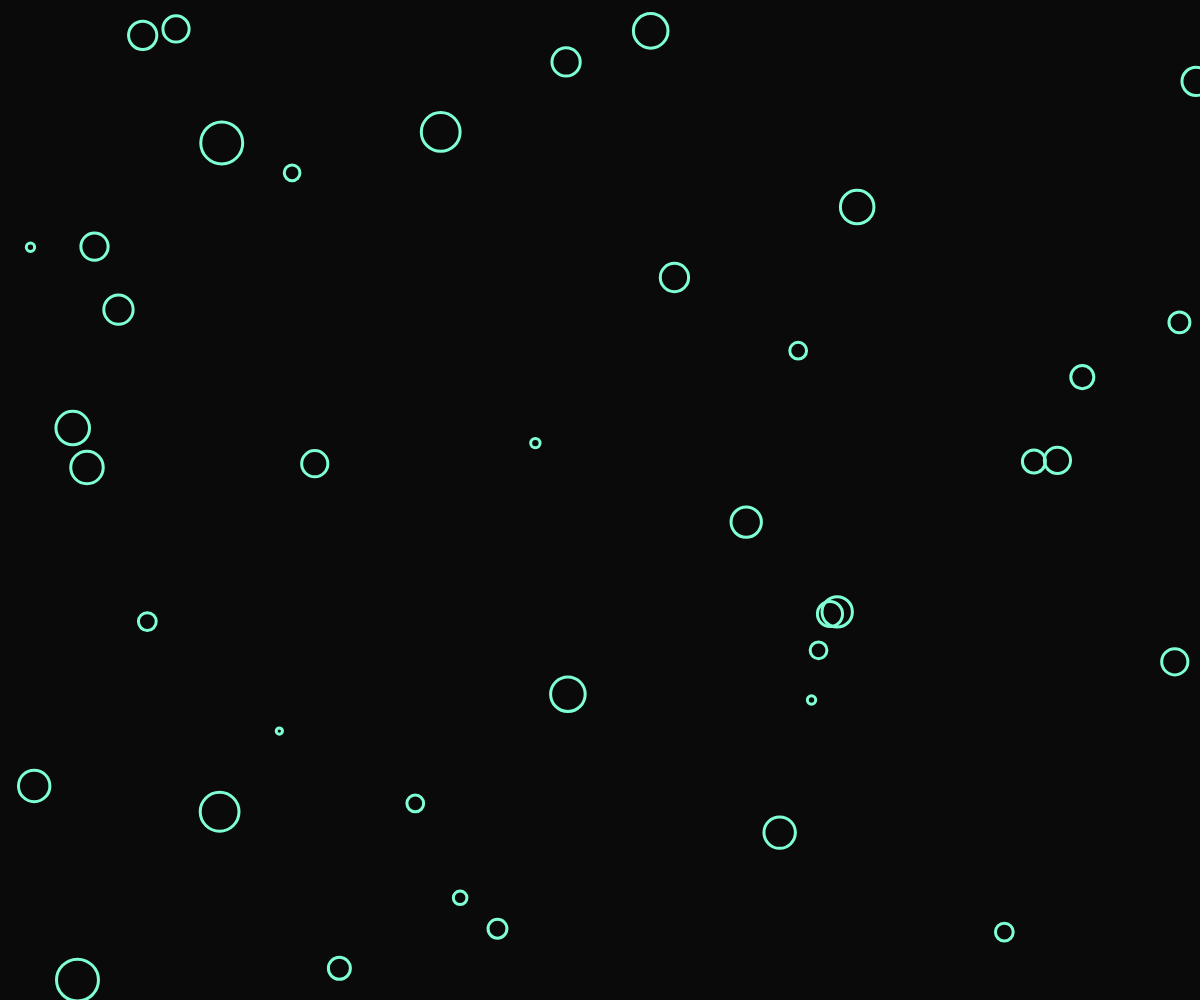
Frame 1 (no input)
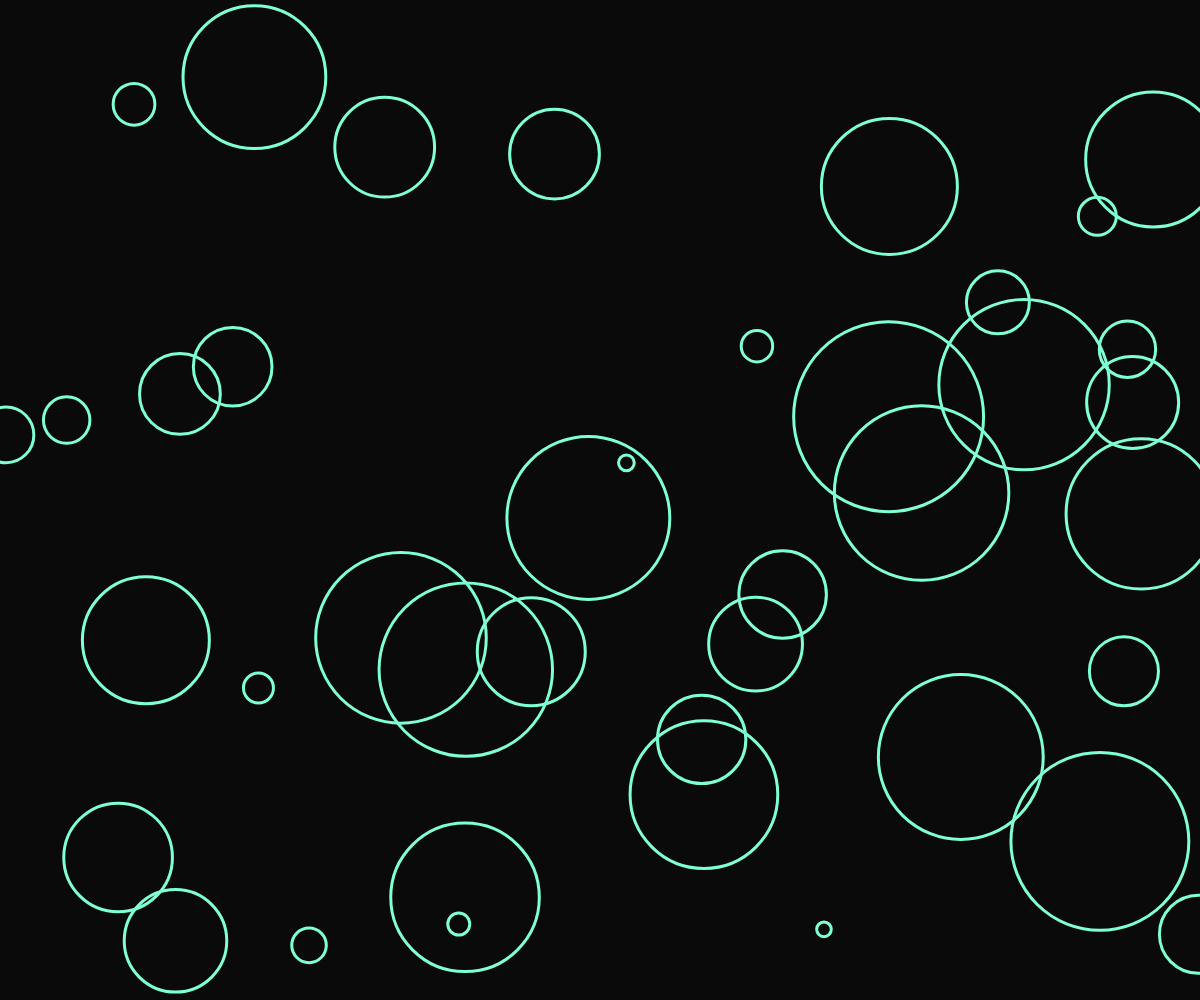
Frame 60 (no input)
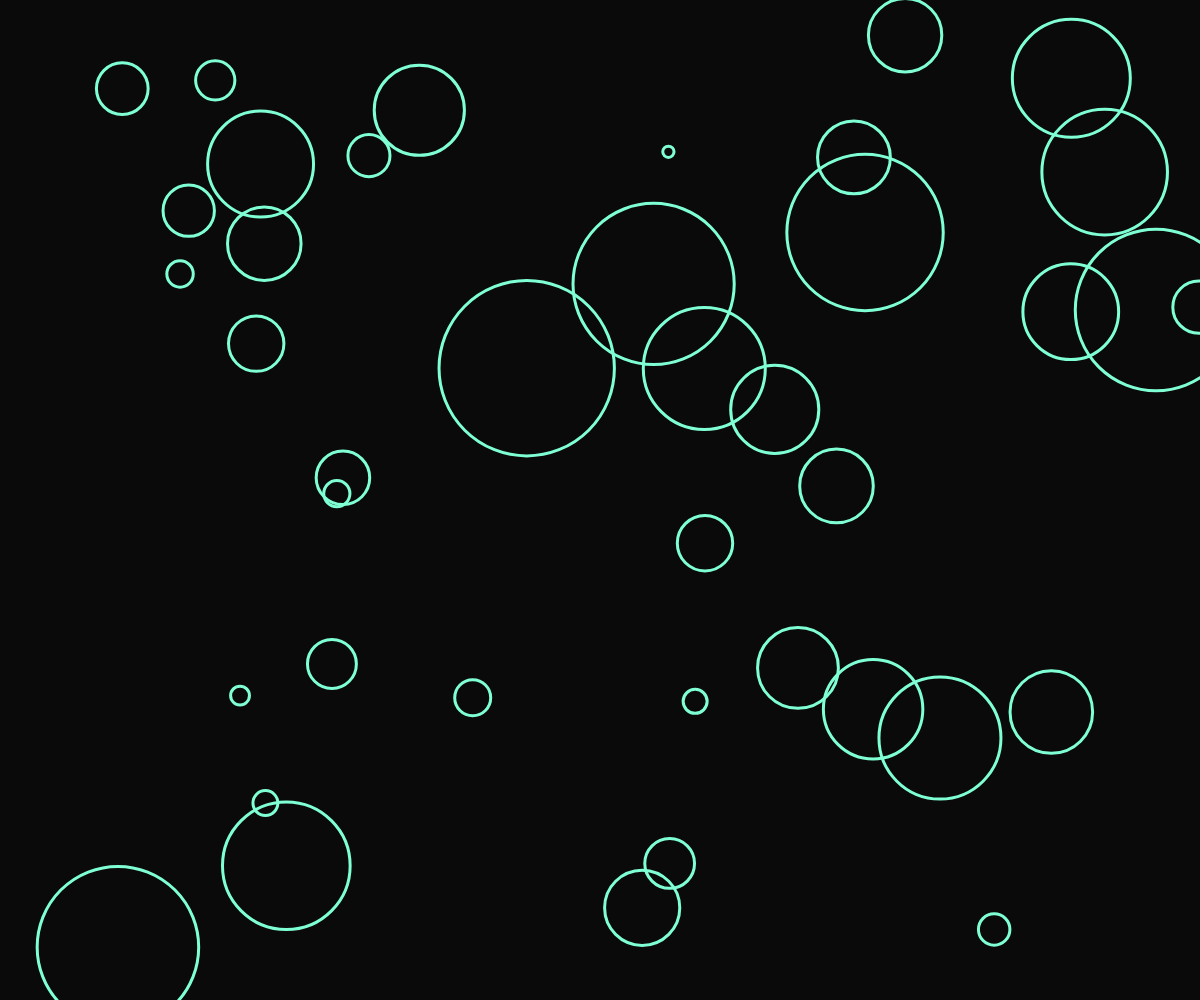
Frame 120 (the mouse pressed at the canvas centre since frame 60)

The p5.js sketch that drew these frames (run headless with seeded random() and noise() and a simulated clock; from frame 60 on, the mouse is pressed at the canvas centre):

// p5.js sketch
// ── sketch.js
var bubbles = []

function setup() {
  createCanvas(windowWidth, windowHeight);
  for (var i = 0; i < 40; i++) {
    bubbles.push(new Bubble());
  }
}

function draw() {
  background(10)
  for (var i in bubbles) {
    if (bubbles[i].size < 180) {
      bubbles[i].size += map(bubbles[i].size, 0, 180, 1, 10);
    } else {
      bubbles.splice(i, 1, new Bubble());
    }
    bubbles[i].render();
  }
}

// ── bubble.js
function Bubble() {
  this.pos = createVector(random(width), random(height));
  this.size = floor((random()* 35) + 5);

  this.render = function() {
    push();
    stroke('#7FFFD4');
    strokeWeight(3);
    noFill();
    translate(this.pos.x, this.pos.y);
    ellipse(0, 0, this.size, this.size);
    pop();
  }
}
